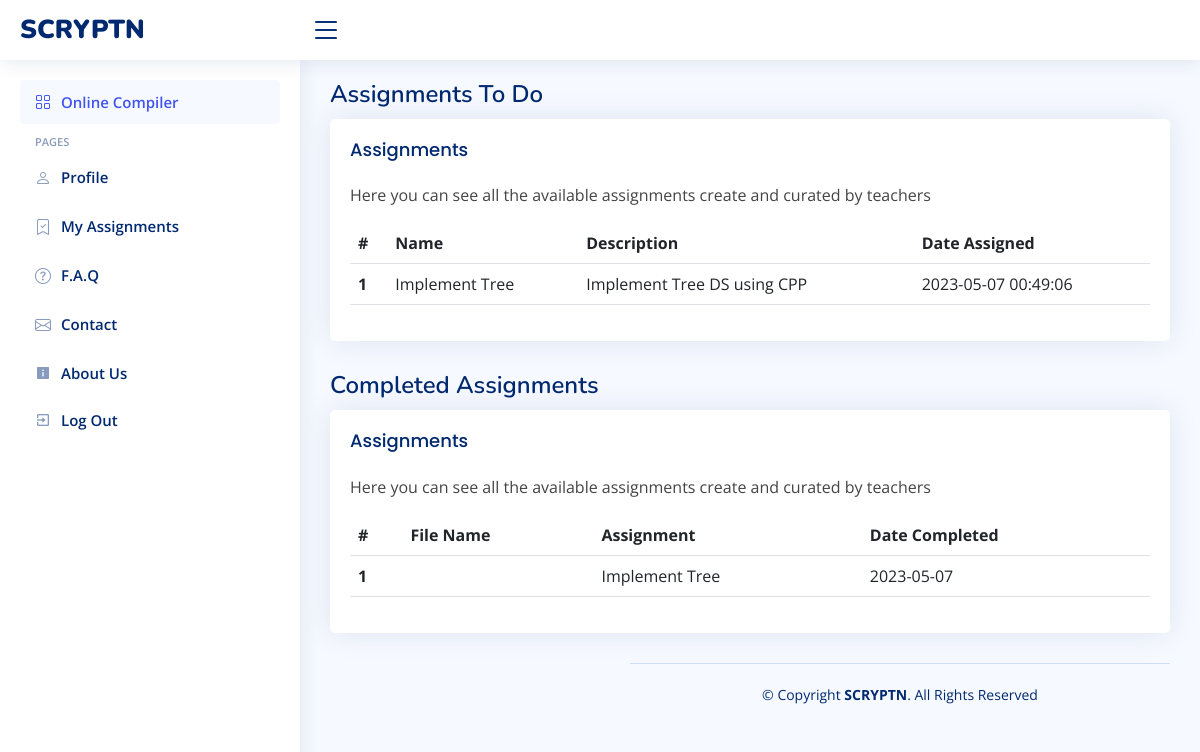
The page /student/assignments.php (signed in) on the database its author committed.
### tables this page shows
CREATE TABLE `assignments` (
  `id` int(11) NOT NULL,
  `assignment_name` varchar(255) NOT NULL,
  `assigned_course` int(11) NOT NULL,
  `assignment_desc` text NOT NULL,
  `assignment_date` varchar(255) NOT NULL DEFAULT current_timestamp()
);

CREATE TABLE `completed_assignments` (
  `id` int(11) NOT NULL,
  `filename` varchar(255) NOT NULL,
  `assignment_name` varchar(255) NOT NULL,
  `user` varchar(255) NOT NULL,
  `source_code` text NOT NULL,
  `lang` int(11) NOT NULL,
  `completed_time` date NOT NULL DEFAULT current_timestamp()
);

### student/assignments.php (the view, shortened to what this page needs)
<!DOCTYPE html>
<html lang="en">
<head>
  <link href="../assets/vendor/bootstrap/css/bootstrap.min.css" rel="stylesheet">
  <link href="../assets/vendor/bootstrap-icons/bootstrap-icons.css" rel="stylesheet">
  <link href="../assets/vendor/boxicons/css/boxicons.min.css" rel="stylesheet">
  <link href="../assets/vendor/quill/quill.snow.css" rel="stylesheet">
  <link href="../assets/vendor/quill/quill.bubble.css" rel="stylesheet">
  <link href="../assets/vendor/remixicon/remixicon.css" rel="stylesheet">
  <link href="../assets/vendor/simple-datatables/style.css" rel="stylesheet">
  <link href="../assets/css/style.css" rel="stylesheet">
</head>
<body>
  <?php include './includes/header.php'; ?>
  <?php include './includes/sidenav.php'; ?>
  <main id="main" class="main">
    <div class="pagetitle">
      <h1>Assignments To Do</h1>
    </div>
    <section class="section">
            <div class="row">
                <div class="col-lg-12">
                    <div class="card">
                        <div class="card-body">
                            <h5 class="card-title">Assignments</h5>
                            <p>Here you can see all the available assignments create and curated by teachers</p>
                            <table class="table datatable">
                                <thead>
                                    <tr>
                                        <th scope="col">#</th>
                                        <th scope="col">Name</th>
                                        <th scope="col">Description</th>
                                        <th scope="col">Date Assigned</th>
                                    </tr>
                                </thead>
                                <tbody>
                                    <?php
                                    $servername = "localhost";
                                    $username = "root";
                                    $password = "";
                                    $databasename = "scr";
                                    $conn = new mysqli(
                                        $servername,
                                        $username,
                                        $password,
                                        $databasename
                                    );
                                    $id = $_SESSION["userID"];
                                    $assign_query = "SELECT * FROM `users` WHERE `userID` = '$id'";
                                    $assign_result = $conn->query($assign_query);
                                    $ass_row = $assign_result->fetch_assoc();
                                    $course = $ass_row["assigned_course"];
                                    $query_file = "SELECT * FROM `assignments` WHERE `assigned_course` = '$course'";
                                    $result_file = $conn->query($query_file);
                                    if ($result_file->num_rows > 0) {
                                        while ($row = $result_file->fetch_assoc()) {
                                            echo "<tr>";
                                            echo "<th scope='row'>" . $row['id'] . "</th>";
                                            echo "<td>" . $row['assignment_name'] . "</td>";
                                            echo "<td>" . $row['assignment_desc'] . "</td>";
                                            echo "<td>" . $row['assignment_date'] . "</td>";
                                            echo "</tr>";
                                        }
                                    } else {
                                        echo "0 results";
                                    }
                                    ?>
                                </tbody>
                            </table>
                        </div>
                    </div>
                </div>
            </div>
        </section>
    <div class="pagetitle">
      <h1>Completed Assignments</h1>
    </div>
    <section class="section">
            <div class="row">
                <div class="col-lg-12">
                    <div class="card">
                        <div class="card-body">
                            <h5 class="card-title">Assignments</h5>
                            <p>Here you can see all the available assignments create and curated by teachers</p>
                            <table class="table datatable">
                                <thead>
                                    <tr>
                                        <th scope="col">#</th>
                                        <th scope="col">File Name</th>
                                        <th scope="col">Assignment</th>
                                        <th scope="col">Date Completed</th>
                                    </tr>
                                </thead>
                                <tbody>
                                    <?php
                                    $servername = "localhost";
                                    $username = "root";
                                    $password = "";
                                    $databasename = "scr";
                                    $conn = new mysqli(
                                        $servername,
                                        $username,
                                        $password,
                                        $databasename
                                    );
                                    $id = $_SESSION["userUid"];
                                    $query_file = "SELECT * FROM `completed_assignments` WHERE `user` = '$id'";
                                    $result_file = $conn->query($query_file);
                                    if ($result_file->num_rows > 0) {
                                        while ($row = $result_file->fetch_assoc()) {
                                            echo "<tr>";
                                            echo "<th scope='row'>" . $row['id'] . "</th>";
                                            echo "<td>" . $row['filename'] . "</td>";
                                            echo "<td>" . $row['assignment_name'] . "</td>";
                                            echo "<td>" . $row['completed_time'] . "</td>";
                                            echo "</tr>";
                                        }
                                    } else {
                                        echo "0 results";
                                    }
                                    ?>
                                </tbody>
                            </table>
                        </div>
                    </div>
                </div>
            </div>
        </section>
  <footer id="footer" class="footer">
    <div class="copyright">
      &copy; Copyright <strong><span>SCRYPTN</span></strong>. All Rights Reserved
    </div>
  </footer>
</body>
</html>

### assets/css/style.css (style rules this page uses)
:root { scroll-behavior: smooth; }
body { font-family: "Open Sans", sans-serif; background: #f6f9ff; color: #444444; }
h1, h2, h3, h4, h5, h6 { font-family: "Nunito", sans-serif; }
#main { margin-top: 60px; padding: 20px 30px; transition: all 0.3s; }
.pagetitle { margin-bottom: 10px; }
.pagetitle h1 { font-size: 24px; margin-bottom: 0; font-weight: 600; color: #012970; }
.card { margin-bottom: 30px; border: none; border-radius: 5px; box-shadow: 0px 0 30px rgba(1, 41, 112, 0.1); }
.card-title { padding: 20px 0 15px 0; font-size: 18px; font-weight: 500; color: #012970; font-family: "Poppins", sans-serif; }
.card-body { padding: 0 20px 20px 20px; }
@media (min-width: 1200px) { #main, #footer { margin-left: 300px; } }
.footer { padding: 20px 0; font-size: 14px; transition: all 0.3s; border-top: 1px solid #cddfff; }
.footer .copyright { text-align: center; color: #012970; }

### rows shown on the page
assignments: id "1", assignment_name "Implement Tree", assignment_desc "Implement Tree DS using CPP", assignment_date "2023-05-07 00:49:06"
completed_assignments: id "1", assignment_name "Implement Tree", completed_time "2023-05-07"
